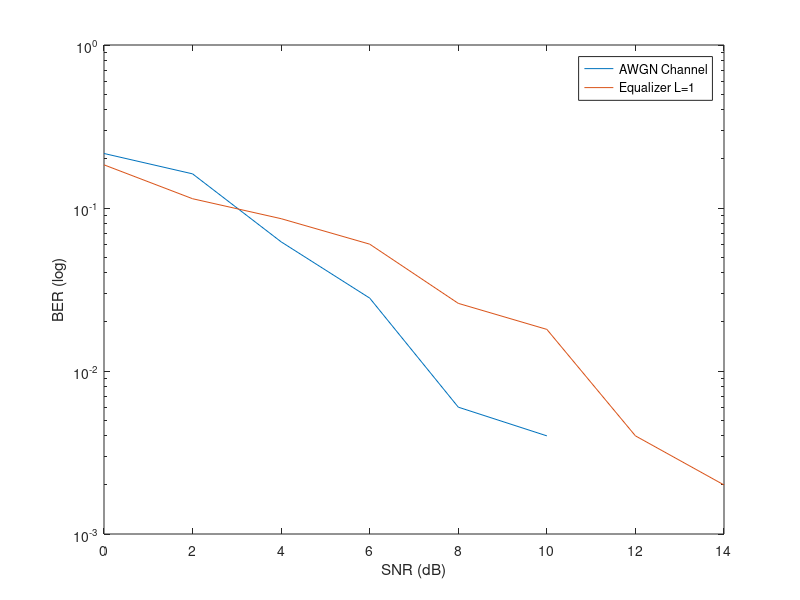
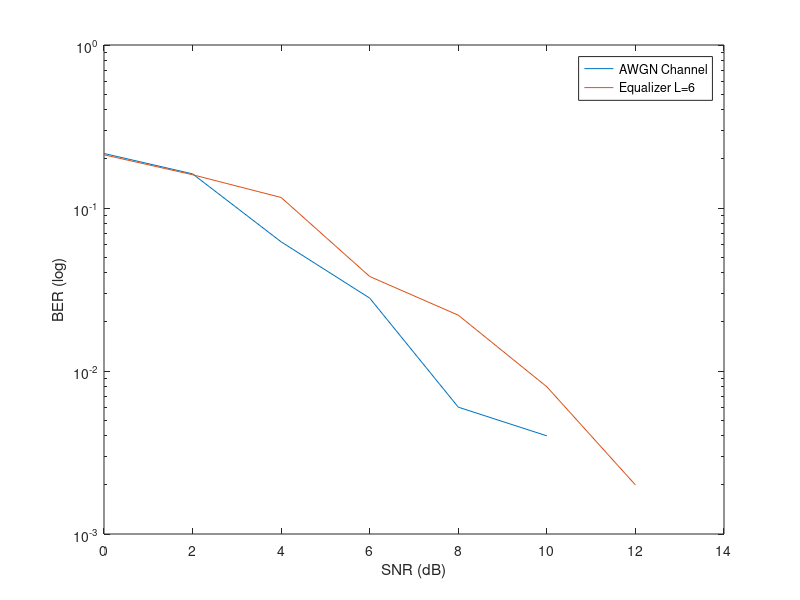

Reproduce these figures in MATLAB, in order.
clear all;
clc;

% this is in dB
SNR_axis = [0,2,4,6,8,10,12,14];

AWGN_channel_BER = [.216, .162, .062, .028, .006, .004, 0, 0];
EQ_len_1_BER = [.184, .114, .086, .06, .026, .018, .004, .002];
EQ_len_6_BER = [.212, .16, .116, .038, .022, .008, .002, 0];

figure(1);
semilogy(SNR_axis, AWGN_channel_BER);
hold on;
semilogy(SNR_axis, EQ_len_1_BER);
ylabel('BER (log)');
xlabel('SNR (dB)');
legend('AWGN Channel', 'Equalizer L=1');

figure(2);
semilogy(SNR_axis, AWGN_channel_BER);
hold on;
semilogy(SNR_axis, EQ_len_6_BER);
ylabel('BER (log)');
xlabel('SNR (dB)');
legend('AWGN Channel', 'Equalizer L=6');